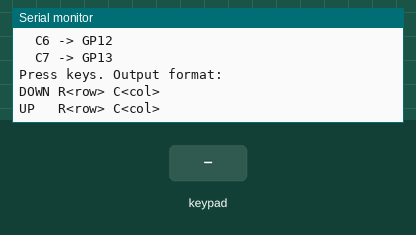
Simulated run of this sketch. Board: Arduino Uno, built with avr-gcc and run on an emulated ATmega328P. On the bench: the last lines printed to the serial monitor. Wiring (inferred from the names in the program): 7×8 keypad (labels assumed): rows pin 2, pin 3, pin 4, pin 5, pin 14, pin 15, pin 16; columns pin 6, pin 7, pin 8, pin 9, pin 10, pin 11, pin 12, pin 13. The inputs (shaded band) are chosen by the test bench.

Above: at 2.7 s.
2.8 s: key '1' pressed
At 4.1 s:
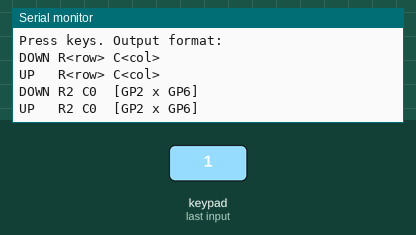
4.4 s: keypad keys 1 2 pressed 0.4 s apart
At 4.55 s:
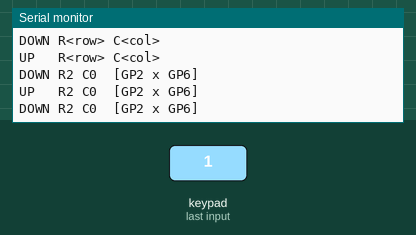
6.7 s: key '3' pressed
At 7.2 s:
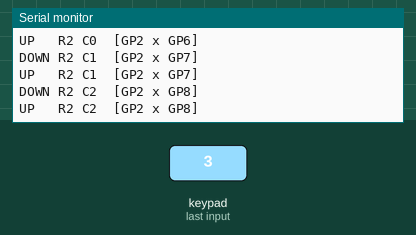
8.2 s: keypad keys 1 2 A pressed 0.4 s apart
At 10.2 s:
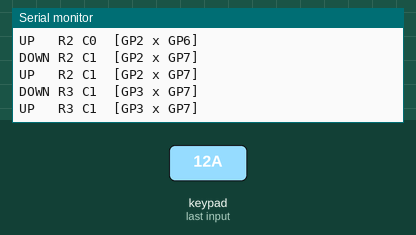
Timing chart, 0 to 11.7 s (numbered marks = the images above; inputs shaded):
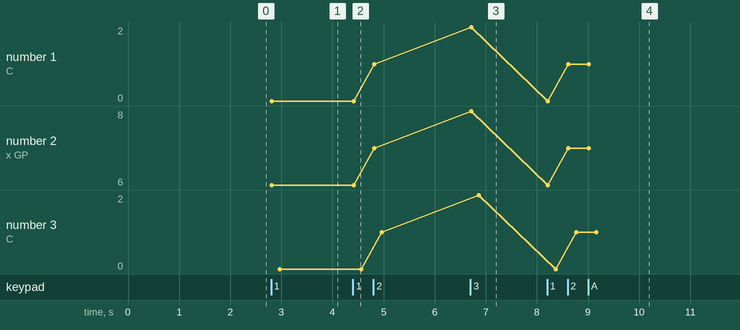

Measured:
- after the input at 2.8 s, the serial monitor: prints a new line at once (image 1)
- after the input at 6.7 s, the serial monitor: prints a new line at once (image 3)
- after the input at 8.2 s, the serial monitor: prints a new line at once (image 4)
- plotted number 1: 2 → 1 after the input at 8.2 s
- plotted number 2: 7 → 8 after the input at 6.7 s, 8 → 7 after the input at 8.2 s
- plotted number 3: 2 → 1 after the input at 8.2 s

The sketch:

key_matrix_mapper.ino
```cpp
#include <Arduino.h>

/*
  Pico key matrix mapper

  Edit ROW_PINS and COL_PINS to match the wires you connect from the toy
  keyboard matrix to the Pico. Open Serial Monitor at 115200 baud.

  Scan model:
  - Each row pin is driven LOW one at a time.
  - Column pins are inputs with internal pull-ups.
  - A pressed key is detected when a column reads LOW while its row is active.

  If your matrix is wired the opposite way, swap the physical connections so
  Pico outputs go to one side of the matrix and Pico inputs go to the other.
*/

static const uint8_t ROW_PINS[] = {
  0, 1, 2, 3, 4, 5, 14, 15, 16
};

static const uint8_t COL_PINS[] = {
  6, 7, 8, 9, 10, 11, 12, 13
};

static const uint8_t ROW_COUNT = sizeof(ROW_PINS) / sizeof(ROW_PINS[0]);
static const uint8_t COL_COUNT = sizeof(COL_PINS) / sizeof(COL_PINS[0]);

static const unsigned long SETTLE_US = 60;
static const unsigned long SCAN_DELAY_MS = 3;

static bool stableState[ROW_COUNT][COL_COUNT];
static bool lastReading[ROW_COUNT][COL_COUNT];
static uint8_t debounceCount[ROW_COUNT][COL_COUNT];

static const uint8_t DEBOUNCE_SCANS = 3;

void configurePins() {
  for (uint8_t row = 0; row < ROW_COUNT; row++) {
    pinMode(ROW_PINS[row], OUTPUT);
    digitalWrite(ROW_PINS[row], HIGH);
  }

  for (uint8_t col = 0; col < COL_COUNT; col++) {
    pinMode(COL_PINS[col], INPUT_PULLUP);
  }
}

void printBanner() {
  Serial.println();
  Serial.println("=== Pico Key Matrix Mapper ===");
  Serial.print("Rows: ");
  Serial.println(ROW_COUNT);
  Serial.print("Cols: ");
  Serial.println(COL_COUNT);

  Serial.println("Row GPIOs:");
  for (uint8_t row = 0; row < ROW_COUNT; row++) {
    Serial.print("  R");
    Serial.print(row);
    Serial.print(" -> GP");
    Serial.println(ROW_PINS[row]);
  }

  Serial.println("Col GPIOs:");
  for (uint8_t col = 0; col < COL_COUNT; col++) {
    Serial.print("  C");
    Serial.print(col);
    Serial.print(" -> GP");
    Serial.println(COL_PINS[col]);
  }

  Serial.println();
  Serial.println("Press keys. Output format:");
  Serial.println("DOWN R<row> C<col>");
  Serial.println("UP   R<row> C<col>");
  Serial.println();
}

void reportChange(uint8_t row, uint8_t col, bool pressed) {
  Serial.print(pressed ? "DOWN " : "UP   ");
  Serial.print("R");
  Serial.print(row);
  Serial.print(" C");
  Serial.print(col);
  Serial.print("  [GP");
  Serial.print(ROW_PINS[row]);
  Serial.print(" x GP");
  Serial.print(COL_PINS[col]);
  Serial.println("]");
}

void scanMatrix() {
  for (uint8_t row = 0; row < ROW_COUNT; row++) {
    for (uint8_t i = 0; i < ROW_COUNT; i++) {
      digitalWrite(ROW_PINS[i], HIGH);
    }

    digitalWrite(ROW_PINS[row], LOW);
    delayMicroseconds(SETTLE_US);

    for (uint8_t col = 0; col < COL_COUNT; col++) {
      const bool pressed = (digitalRead(COL_PINS[col]) == LOW);

      if (pressed == lastReading[row][col]) {
        if (debounceCount[row][col] < DEBOUNCE_SCANS) {
          debounceCount[row][col]++;
        }
      } else {
        debounceCount[row][col] = 0;
        lastReading[row][col] = pressed;
      }

      if (debounceCount[row][col] >= DEBOUNCE_SCANS && stableState[row][col] != pressed) {
        stableState[row][col] = pressed;
        reportChange(row, col, pressed);
      }
    }
  }

  for (uint8_t row = 0; row < ROW_COUNT; row++) {
    digitalWrite(ROW_PINS[row], HIGH);
  }
}

void setup() {
  Serial.begin(115200);
  delay(1500);

  configurePins();
  memset(stableState, 0, sizeof(stableState));
  memset(lastReading, 0, sizeof(lastReading));
  memset(debounceCount, 0, sizeof(debounceCount));
  printBanner();
}

void loop() {
  scanMatrix();
  delay(SCAN_DELAY_MS);
}
```
